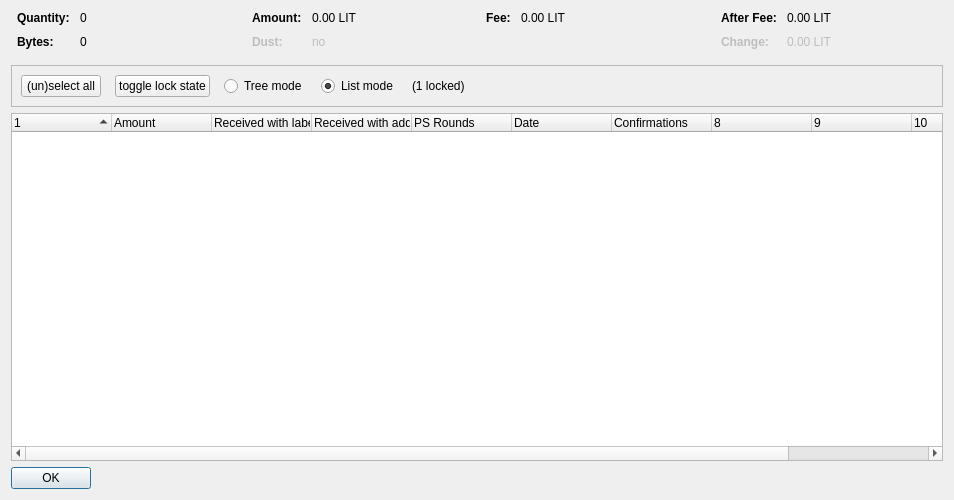
<?xml version="1.0" encoding="UTF-8"?>
<ui version="4.0">
 <class>CoinControlDialog</class>
 <widget class="QDialog" name="CoinControlDialog">
  <property name="geometry">
   <rect>
    <x>0</x>
    <y>0</y>
    <width>954</width>
    <height>500</height>
   </rect>
  </property>
  <property name="windowTitle">
   <string>Coin Selection</string>
  </property>
  <layout class="QVBoxLayout" name="verticalLayout">
   <item>
    <layout class="QHBoxLayout" name="horizontalLayoutTop" stretch="0,0,0,0">
     <property name="topMargin">
      <number>0</number>
     </property>
     <property name="bottomMargin">
      <number>10</number>
     </property>
     <item>
      <layout class="QFormLayout" name="formLayoutCoinControl1">
       <property name="horizontalSpacing">
        <number>10</number>
       </property>
       <property name="verticalSpacing">
        <number>10</number>
       </property>
       <property name="leftMargin">
        <number>6</number>
       </property>
       <property name="rightMargin">
        <number>6</number>
       </property>
       <item row="0" column="0">
        <widget class="QLabel" name="labelCoinControlQuantityText">
         <property name="font">
          <font>
           <weight>75</weight>
           <bold>true</bold>
          </font>
         </property>
         <property name="text">
          <string>Quantity:</string>
         </property>
        </widget>
       </item>
       <item row="0" column="1">
        <widget class="QLabel" name="labelCoinControlQuantity">
         <property name="cursor">
          <cursorShape>IBeamCursor</cursorShape>
         </property>
         <property name="contextMenuPolicy">
          <enum>Qt::ActionsContextMenu</enum>
         </property>
         <property name="text">
          <string notr="true">0</string>
         </property>
         <property name="textInteractionFlags">
          <set>Qt::LinksAccessibleByMouse|Qt::TextSelectableByKeyboard|Qt::TextSelectableByMouse</set>
         </property>
        </widget>
       </item>
       <item row="1" column="0">
        <widget class="QLabel" name="labelCoinControlBytesText">
         <property name="font">
          <font>
           <weight>75</weight>
           <bold>true</bold>
          </font>
         </property>
         <property name="text">
          <string>Bytes:</string>
         </property>
        </widget>
       </item>
       <item row="1" column="1">
        <widget class="QLabel" name="labelCoinControlBytes">
         <property name="cursor">
          <cursorShape>IBeamCursor</cursorShape>
         </property>
         <property name="contextMenuPolicy">
          <enum>Qt::ActionsContextMenu</enum>
         </property>
         <property name="text">
          <string notr="true">0</string>
         </property>
         <property name="textInteractionFlags">
          <set>Qt::LinksAccessibleByMouse|Qt::TextSelectableByKeyboard|Qt::TextSelectableByMouse</set>
         </property>
        </widget>
       </item>
      </layout>
     </item>
     <item>
      <layout class="QFormLayout" name="formLayoutCoinControl2">
       <property name="horizontalSpacing">
        <number>10</number>
       </property>
       <property name="verticalSpacing">
        <number>10</number>
       </property>
       <property name="leftMargin">
        <number>6</number>
       </property>
       <property name="rightMargin">
        <number>6</number>
       </property>
       <item row="0" column="0">
        <widget class="QLabel" name="labelCoinControlAmountText">
         <property name="font">
          <font>
           <weight>75</weight>
           <bold>true</bold>
          </font>
         </property>
         <property name="text">
          <string>Amount:</string>
         </property>
        </widget>
       </item>
       <item row="0" column="1">
        <widget class="QLabel" name="labelCoinControlAmount">
         <property name="cursor">
          <cursorShape>IBeamCursor</cursorShape>
         </property>
         <property name="contextMenuPolicy">
          <enum>Qt::ActionsContextMenu</enum>
         </property>
         <property name="text">
          <string notr="true">0.00 LIT</string>
         </property>
         <property name="textInteractionFlags">
          <set>Qt::LinksAccessibleByMouse|Qt::TextSelectableByKeyboard|Qt::TextSelectableByMouse</set>
         </property>
        </widget>
       </item>
       <item row="1" column="0">
        <widget class="QLabel" name="labelCoinControlLowOutputText">
         <property name="enabled">
          <bool>false</bool>
         </property>
         <property name="font">
          <font>
           <weight>75</weight>
           <bold>true</bold>
          </font>
         </property>
         <property name="text">
          <string>Dust:</string>
         </property>
        </widget>
       </item>
       <item row="1" column="1">
        <widget class="QLabel" name="labelCoinControlLowOutput">
         <property name="enabled">
          <bool>false</bool>
         </property>
         <property name="cursor">
          <cursorShape>IBeamCursor</cursorShape>
         </property>
         <property name="contextMenuPolicy">
          <enum>Qt::ActionsContextMenu</enum>
         </property>
         <property name="text">
          <string notr="true">no</string>
         </property>
         <property name="textInteractionFlags">
          <set>Qt::LinksAccessibleByMouse|Qt::TextSelectableByKeyboard|Qt::TextSelectableByMouse</set>
         </property>
        </widget>
       </item>
      </layout>
     </item>
     <item>
      <layout class="QFormLayout" name="formLayoutCoinControl3">
       <property name="horizontalSpacing">
        <number>10</number>
       </property>
       <property name="verticalSpacing">
        <number>10</number>
       </property>
       <property name="leftMargin">
        <number>6</number>
       </property>
       <property name="rightMargin">
        <number>6</number>
       </property>
       <item row="0" column="0">
        <widget class="QLabel" name="labelCoinControlFeeText">
         <property name="font">
          <font>
           <weight>75</weight>
           <bold>true</bold>
          </font>
         </property>
         <property name="text">
          <string>Fee:</string>
         </property>
        </widget>
       </item>
       <item row="0" column="1">
        <widget class="QLabel" name="labelCoinControlFee">
         <property name="cursor">
          <cursorShape>IBeamCursor</cursorShape>
         </property>
         <property name="contextMenuPolicy">
          <enum>Qt::ActionsContextMenu</enum>
         </property>
         <property name="text">
          <string notr="true">0.00 LIT</string>
         </property>
         <property name="textInteractionFlags">
          <set>Qt::LinksAccessibleByMouse|Qt::TextSelectableByKeyboard|Qt::TextSelectableByMouse</set>
         </property>
        </widget>
       </item>
      </layout>
     </item>
     <item>
      <layout class="QFormLayout" name="formLayoutCoinControl4">
       <property name="horizontalSpacing">
        <number>10</number>
       </property>
       <property name="verticalSpacing">
        <number>10</number>
       </property>
       <property name="leftMargin">
        <number>6</number>
       </property>
       <property name="rightMargin">
        <number>6</number>
       </property>
       <item row="0" column="0">
        <widget class="QLabel" name="labelCoinControlAfterFeeText">
         <property name="font">
          <font>
           <weight>75</weight>
           <bold>true</bold>
          </font>
         </property>
         <property name="text">
          <string>After Fee:</string>
         </property>
        </widget>
       </item>
       <item row="0" column="1">
        <widget class="QLabel" name="labelCoinControlAfterFee">
         <property name="cursor">
          <cursorShape>IBeamCursor</cursorShape>
         </property>
         <property name="contextMenuPolicy">
          <enum>Qt::ActionsContextMenu</enum>
         </property>
         <property name="text">
          <string notr="true">0.00 LIT</string>
         </property>
         <property name="textInteractionFlags">
          <set>Qt::LinksAccessibleByMouse|Qt::TextSelectableByKeyboard|Qt::TextSelectableByMouse</set>
         </property>
        </widget>
       </item>
       <item row="1" column="0">
        <widget class="QLabel" name="labelCoinControlChangeText">
         <property name="enabled">
          <bool>false</bool>
         </property>
         <property name="font">
          <font>
           <weight>75</weight>
           <bold>true</bold>
          </font>
         </property>
         <property name="text">
          <string>Change:</string>
         </property>
        </widget>
       </item>
       <item row="1" column="1">
        <widget class="QLabel" name="labelCoinControlChange">
         <property name="enabled">
          <bool>false</bool>
         </property>
         <property name="cursor">
          <cursorShape>IBeamCursor</cursorShape>
         </property>
         <property name="contextMenuPolicy">
          <enum>Qt::ActionsContextMenu</enum>
         </property>
         <property name="text">
          <string notr="true">0.00 LIT</string>
         </property>
         <property name="textInteractionFlags">
          <set>Qt::LinksAccessibleByMouse|Qt::TextSelectableByKeyboard|Qt::TextSelectableByMouse</set>
         </property>
        </widget>
       </item>
      </layout>
     </item>
    </layout>
   </item>
   <item>
    <widget class="QFrame" name="frame">
     <property name="minimumSize">
      <size>
       <width>0</width>
       <height>40</height>
      </size>
     </property>
     <property name="frameShape">
      <enum>QFrame::StyledPanel</enum>
     </property>
     <property name="frameShadow">
      <enum>QFrame::Sunken</enum>
     </property>
     <layout class="QHBoxLayout" name="horizontalLayout">
      <item>
       <layout class="QHBoxLayout" name="horizontalLayoutPanel" stretch="0,0,0,0,0,0">
        <property name="spacing">
         <number>14</number>
        </property>
        <item>
         <widget class="QPushButton" name="pushButtonSelectAll">
          <property name="sizePolicy">
           <sizepolicy hsizetype="Maximum" vsizetype="Fixed">
            <horstretch>0</horstretch>
            <verstretch>0</verstretch>
           </sizepolicy>
          </property>
          <property name="text">
           <string>(un)select all</string>
          </property>
          <property name="autoDefault">
           <bool>false</bool>
          </property>
         </widget>
        </item>
        <item>
         <widget class="QPushButton" name="pushButtonToggleLock">
          <property name="sizePolicy">
           <sizepolicy hsizetype="Maximum" vsizetype="Fixed">
            <horstretch>0</horstretch>
            <verstretch>0</verstretch>
           </sizepolicy>
          </property>
          <property name="text">
           <string>toggle lock state</string>
          </property>
          <property name="autoDefault">
           <bool>false</bool>
          </property>
         </widget>
        </item>
        <item>
         <widget class="QRadioButton" name="radioTreeMode">
          <property name="sizePolicy">
           <sizepolicy hsizetype="Maximum" vsizetype="Fixed">
            <horstretch>0</horstretch>
            <verstretch>0</verstretch>
           </sizepolicy>
          </property>
          <property name="text">
           <string>Tree mode</string>
          </property>
         </widget>
        </item>
        <item>
         <widget class="QRadioButton" name="radioListMode">
          <property name="sizePolicy">
           <sizepolicy hsizetype="Maximum" vsizetype="Fixed">
            <horstretch>0</horstretch>
            <verstretch>0</verstretch>
           </sizepolicy>
          </property>
          <property name="text">
           <string>List mode</string>
          </property>
          <property name="checked">
           <bool>true</bool>
          </property>
         </widget>
        </item>
        <item>
         <widget class="QLabel" name="labelLocked">
          <property name="text">
           <string>(1 locked)</string>
          </property>
         </widget>
        </item>
        <item>
         <spacer name="horizontalSpacer">
          <property name="orientation">
           <enum>Qt::Horizontal</enum>
          </property>
          <property name="sizeHint" stdset="0">
           <size>
            <width>40</width>
            <height>20</height>
           </size>
          </property>
         </spacer>
        </item>
       </layout>
      </item>
     </layout>
    </widget>
   </item>
   <item>
    <widget class="CoinControlTreeWidget" name="treeWidget">
     <property name="contextMenuPolicy">
      <enum>Qt::CustomContextMenu</enum>
     </property>
     <property name="sortingEnabled">
      <bool>false</bool>
     </property>
     <property name="columnCount">
      <number>11</number>
     </property>
     <attribute name="headerShowSortIndicator" stdset="0">
      <bool>true</bool>
     </attribute>
     <attribute name="headerStretchLastSection">
      <bool>false</bool>
     </attribute>
     <column>
      <property name="text">
       <string/>
      </property>
     </column>
     <column>
      <property name="text">
       <string>Amount</string>
      </property>
     </column>
     <column>
      <property name="text">
       <string>Received with label</string>
      </property>
     </column>
     <column>
      <property name="text">
       <string>Received with address</string>
      </property>
     </column>
     <column>
      <property name="text">
       <string>PS Rounds</string>
      </property>
     </column>
     <column>
      <property name="text">
       <string>Date</string>
      </property>
     </column>
     <column>
      <property name="text">
       <string>Confirmations</string>
      </property>
      <property name="toolTip">
       <string>Confirmed</string>
      </property>
     </column>
     <column>
      <property name="text">
       <string/>
      </property>
     </column>
     <column>
      <property name="text">
       <string/>
      </property>
     </column>
     <column>
      <property name="text">
       <string/>
      </property>
     </column>
     <column>
      <property name="text">
       <string/>
      </property>
     </column>
    </widget>
   </item>
   <item>
    <widget class="QDialogButtonBox" name="buttonBox">
     <property name="sizePolicy">
      <sizepolicy hsizetype="Maximum" vsizetype="Fixed">
       <horstretch>0</horstretch>
       <verstretch>0</verstretch>
      </sizepolicy>
     </property>
     <property name="orientation">
      <enum>Qt::Horizontal</enum>
     </property>
     <property name="standardButtons">
      <set>QDialogButtonBox::Ok</set>
     </property>
    </widget>
   </item>
  </layout>
 </widget>
 <customwidgets>
  <customwidget>
   <class>CoinControlTreeWidget</class>
   <extends>QTreeWidget</extends>
   <header>coincontroltreewidget.h</header>
  </customwidget>
 </customwidgets>
 <resources/>
 <connections/>
</ui>
